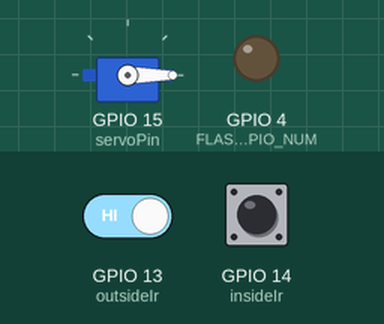
This sketch was run on a simulated ESP32. Parts: servo, output pins drawn as LEDs (lit = HIGH). Inputs (shaded band) come from the test bench; at power-on: GPIO 13 (outsideIr) HIGH, GPIO 14 (insideIr) HIGH. WiFi joins after 1.5 s; servers stay silent unless stated; uploads are accepted with an empty reply; the camera gives no picture; what the sketch prints to the serial monitor is not drawn.

Above: at 3.0 s.
3.1 s: GPIO 13 (outsideIr) driven LOW
At 4.6 s:
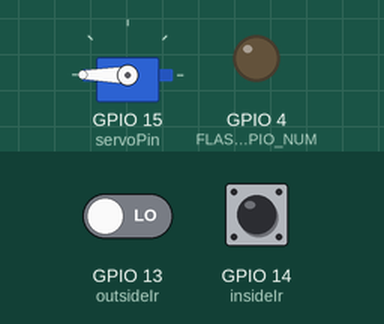
5.7 s: GPIO 14 (insideIr) pulsed LOW 2 times (0.12 s each, 0.3 s apart)
At 9.6 s:
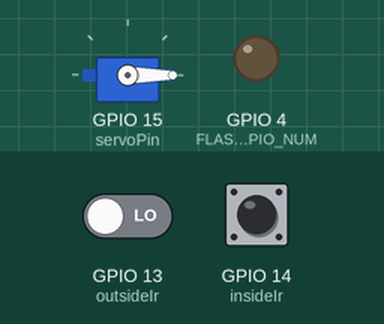
10.3 s: GPIO 13 (outsideIr) driven HIGH
At 11.0 s:
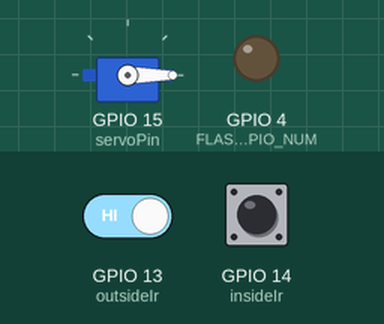
Timing chart, 0 to 13.3 s (numbered marks = the images above; inputs shaded):
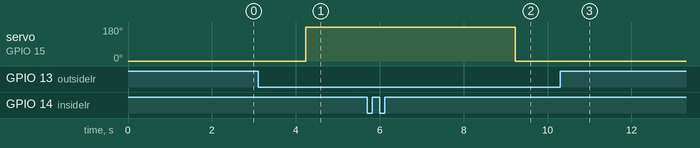

The sketch:

parkxpert-entry-module.ino
```cpp
/* CAR PARKING ENTRY MODULE */

#include <Arduino.h>
#include <WiFi.h>
#include <ESP32Servo.h>
#include <ArduinoJson.h>
#include <HTTPClient.h>

#include "soc/soc.h"
#include "soc/rtc_cntl_reg.h"
#include "esp_camera.h"

#define FLASH_GPIO_NUM 4


int outsideIr = 13;
int insideIr = 14;
int servoPin = 15;

// CONFIG
const char* ssid = "AJ";
const char* password = "Adarsh890$";

int waitForSecondsAfterPhotoCapture = 8;
int maxTimeoutSecondsForOpenGate = 10;
int minTimeoutSecondsForOpenGate = 5;

String plateDetectionServerIp = "192.168.0.106";
String plateDetectionServerPath = "/";
const int plateDetectionServerPort = 5000;

String parkingEntryUrl = "http://192.168.0.106:8000/parking/entry";

int pos = 0;

Servo myservo;
WiFiClient client;

// CAMERA_MODEL_AI_THINKER
#define PWDN_GPIO_NUM 32
#define RESET_GPIO_NUM -1
#define XCLK_GPIO_NUM 0
#define SIOD_GPIO_NUM 26
#define SIOC_GPIO_NUM 27

#define Y9_GPIO_NUM 35
#define Y8_GPIO_NUM 34
#define Y7_GPIO_NUM 39
#define Y6_GPIO_NUM 36
#define Y5_GPIO_NUM 21
#define Y4_GPIO_NUM 19
#define Y3_GPIO_NUM 18
#define Y2_GPIO_NUM 5
#define VSYNC_GPIO_NUM 25
#define HREF_GPIO_NUM 23
#define PCLK_GPIO_NUM 22

bool isGateOpen = false;
String detectedCarNumber = "MH48AT2469";

void setup() {
  WRITE_PERI_REG(RTC_CNTL_BROWN_OUT_REG, 0);
  pinMode(outsideIr, INPUT);
  pinMode(insideIr, INPUT);
  pinMode(FLASH_GPIO_NUM, OUTPUT);
  ESP32PWM::allocateTimer(0);
  ESP32PWM::allocateTimer(1);
  ESP32PWM::allocateTimer(2);
  ESP32PWM::allocateTimer(3);
  myservo.setPeriodHertz(50);
  myservo.attach(servoPin, 1000, 2000);
  myservo.write(0);

  Serial.begin(115200);

  WiFi.mode(WIFI_STA);
  Serial.println();
  Serial.print("Connecting to ");
  Serial.println(ssid);
  WiFi.begin(ssid, password);
  while (WiFi.status() != WL_CONNECTED) {
    Serial.print("Connecting to WiFi..");
    delay(500);
  }
  Serial.println();
  Serial.print("ESP32-CAM IP Address: ");
  Serial.println(WiFi.localIP());

  camera_config_t config;
  config.ledc_channel = LEDC_CHANNEL_0;
  config.ledc_timer = LEDC_TIMER_0;
  config.pin_d0 = Y2_GPIO_NUM;
  config.pin_d1 = Y3_GPIO_NUM;
  config.pin_d2 = Y4_GPIO_NUM;
  config.pin_d3 = Y5_GPIO_NUM;
  config.pin_d4 = Y6_GPIO_NUM;
  config.pin_d5 = Y7_GPIO_NUM;
  config.pin_d6 = Y8_GPIO_NUM;
  config.pin_d7 = Y9_GPIO_NUM;
  config.pin_xclk = XCLK_GPIO_NUM;
  config.pin_pclk = PCLK_GPIO_NUM;
  config.pin_vsync = VSYNC_GPIO_NUM;
  config.pin_href = HREF_GPIO_NUM;
  config.pin_sscb_sda = SIOD_GPIO_NUM;
  config.pin_sscb_scl = SIOC_GPIO_NUM;
  config.pin_pwdn = PWDN_GPIO_NUM;
  config.pin_reset = RESET_GPIO_NUM;
  config.xclk_freq_hz = 20000000;
  config.pixel_format = PIXFORMAT_JPEG;

  // init with high specs to pre-allocate larger buffers
  if (psramFound()) {
    config.frame_size = FRAMESIZE_SVGA;
    config.jpeg_quality = 10;  //0-63 lower number means higher quality
    config.fb_count = 2;
  } else {
    config.frame_size = FRAMESIZE_CIF;
    config.jpeg_quality = 12;  //0-63 lower number means higher quality
    config.fb_count = 1;
  }

  // camera init
  esp_err_t err = esp_camera_init(&config);
  if (err != ESP_OK) {
    Serial.printf("Camera init failed with error 0x%x", err);
    delay(1000);
    ESP.restart();
  }
}

void loop() {
  int hasDetectedObject = digitalRead(outsideIr);
  Serial.println("Detecting Object...");
  if (hasDetectedObject == 0 && isGateOpen == false) {
    Serial.println("Object Detected!");
    String body = captureAndSendPhoto();
    Serial.println(body);
    if (body.equals("Not detected")) {
      Serial.print("Number not detected! Waiting for ");
      Serial.print(waitForSecondsAfterPhotoCapture);
      Serial.println(" seconds");
      delay(waitForSecondsAfterPhotoCapture * 1000);
    } else {
      detectedCarNumber = body;
      Serial.println("Number detected! Opening Gate...");
      myservo.write(180);
      Serial.println("Waiting for car passage...");

      int hasCarEntered = waitForCarPassage();
      Serial.println("Closing Gate...");
      myservo.write(0);


      if(hasCarEntered) {
        sendCarEntry();
      }
    }
  }
  delay(1000);
}

bool waitForCarPassage() {
  // Gate should be open for minimum seconds
  // Gate should close on car passage
  // Gate should close after max time

  bool isObjectAlreadyDetected = false;
  bool shouldCloseAfterMinimumTimout = false;

  double secondsSinceGateOpen = 0;

  while (secondsSinceGateOpen <= maxTimeoutSecondsForOpenGate) {
    int hasDetectedObject = digitalRead(insideIr);


    if (hasDetectedObject == 0) {
      isObjectAlreadyDetected = true;
      secondsSinceGateOpen = secondsSinceGateOpen + 0.5;
      delay(500);
      continue;
    }

    if (shouldCloseAfterMinimumTimout && secondsSinceGateOpen == minTimeoutSecondsForOpenGate) {
      return true;
    }


    if (isObjectAlreadyDetected == true && secondsSinceGateOpen < minTimeoutSecondsForOpenGate) {
      secondsSinceGateOpen = secondsSinceGateOpen + 0.5;
      shouldCloseAfterMinimumTimout = true;
      delay(500);
      continue;
    }

    if (isObjectAlreadyDetected == true) {
      return true;
    }

    secondsSinceGateOpen = secondsSinceGateOpen + 0.5;

    delay(500);
  }

  Serial.println("## OUTSIDE WHILE LOOP ##");
  Serial.println("RETURN");
  return false;
}

String captureAndSendPhoto() {
  String getAll;
  String getBody;

  camera_fb_t* fb = NULL;
  Serial.println("Capturing Photo!");
  fb = esp_camera_fb_get();

  if (!fb) {
    Serial.println("Camera capture failed");
    delay(1000);
    ESP.restart();
  }

  Serial.println("Connecting to server: " + plateDetectionServerIp);

  if (client.connect(plateDetectionServerIp.c_str(), plateDetectionServerPort)) {
    Serial.println("Connection successful!");
    Serial.println("Sending Photo!");

    String head = "--RandomNerdTutorials\r\nContent-Disposition: form-data; name=\"photo\"; filename=\"esp32-cam.jpg\"\r\nContent-Type: image/jpeg\r\n\r\n";
    String tail = "\r\n--RandomNerdTutorials--\r\n";

    uint32_t imageLen = fb->len;
    uint32_t extraLen = head.length() + tail.length();
    uint32_t totalLen = imageLen + extraLen;

    client.println("POST " + plateDetectionServerPath + " HTTP/1.1");
    client.println("Host: " + plateDetectionServerIp);
    client.println("Content-Length: " + String(totalLen));
    client.println("Content-Type: multipart/form-data; boundary=RandomNerdTutorials");
    client.println();
    client.print(head);

    uint8_t* fbBuf = fb->buf;
    size_t fbLen = fb->len;
    for (size_t n = 0; n < fbLen; n = n + 1024) {
      if (n + 1024 < fbLen) {
        client.write(fbBuf, 1024);
        fbBuf += 1024;
      } else if (fbLen % 1024 > 0) {
        size_t remainder = fbLen % 1024;
        client.write(fbBuf, remainder);
      }
    }
    client.print(tail);

    esp_camera_fb_return(fb);

    int timoutTimer = 10000;
    long startTimer = millis();
    boolean state = false;

    while ((startTimer + timoutTimer) > millis()) {
      Serial.print(".");
      delay(100);
      while (client.available()) {
        char c = client.read();
        if (c == '\n') {
          if (getAll.length() == 0) { state = true; }
          getAll = "";
        } else if (c != '\r') {
          getAll += String(c);
        }
        if (state == true) { getBody += String(c); }
        startTimer = millis();
      }
      if (getBody.length() > 0) { break; }
    }
    client.stop();

    getBody.trim();
  } else {
    getBody = "Connection to " + plateDetectionServerIp + " failed.";
    Serial.println(getBody);
  }
  return getBody;
}


void sendCarEntry() {
  Serial.println("Calling CAR ENTRY API...");
  HTTPClient http;

  http.begin(parkingEntryUrl);
  http.addHeader("Content-Type", "application/json");

  StaticJsonDocument<200> doc;
  // Add values in the document
  //
  doc["carId"] = detectedCarNumber;


  String requestBody;
  serializeJson(doc, requestBody);

  int httpResponseCode = http.POST(requestBody);

  if (httpResponseCode > 0) {
    String response = http.getString();
    Serial.println(httpResponseCode);
    Serial.println(response);
  } else {
    Serial.printf("Error occurred while sending HTTP POST: %s\n", http.errorToString(httpResponseCode).c_str());
  }
}
```

Measured:
- after the input at 3.1 s, servo on GPIO 15 (servoPin): 0° → 180° after 1.1 s
- after the input at 5.7 s, servo on GPIO 15 (servoPin): 180° → 0° after 3.5 s
- after the input at 10.3 s, servo on GPIO 15 (servoPin): stays 0° (without the input it goes to 180° after 0.56 s)
